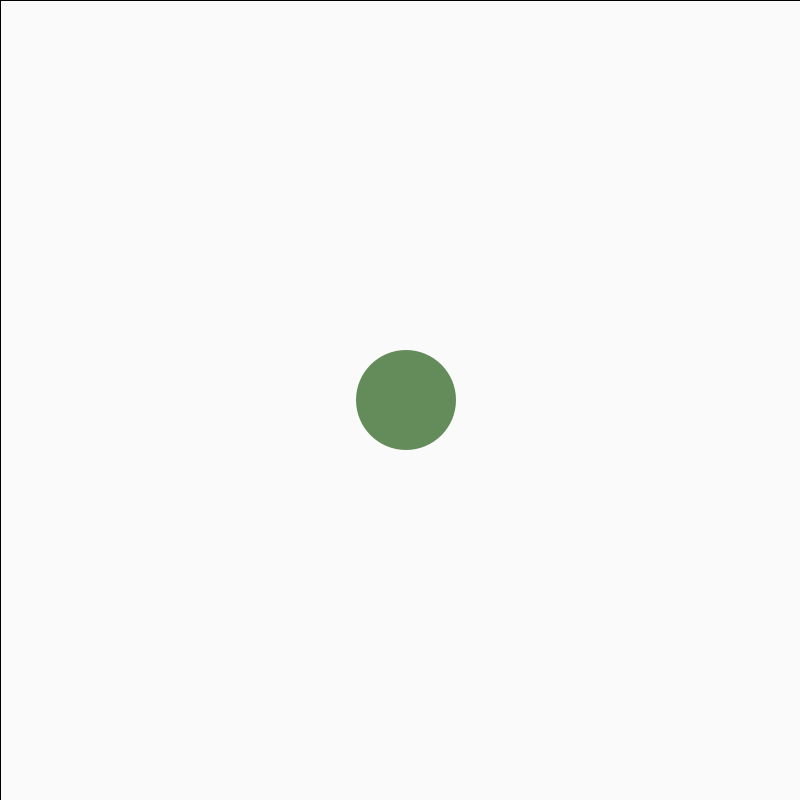
Frame 1 (no input)
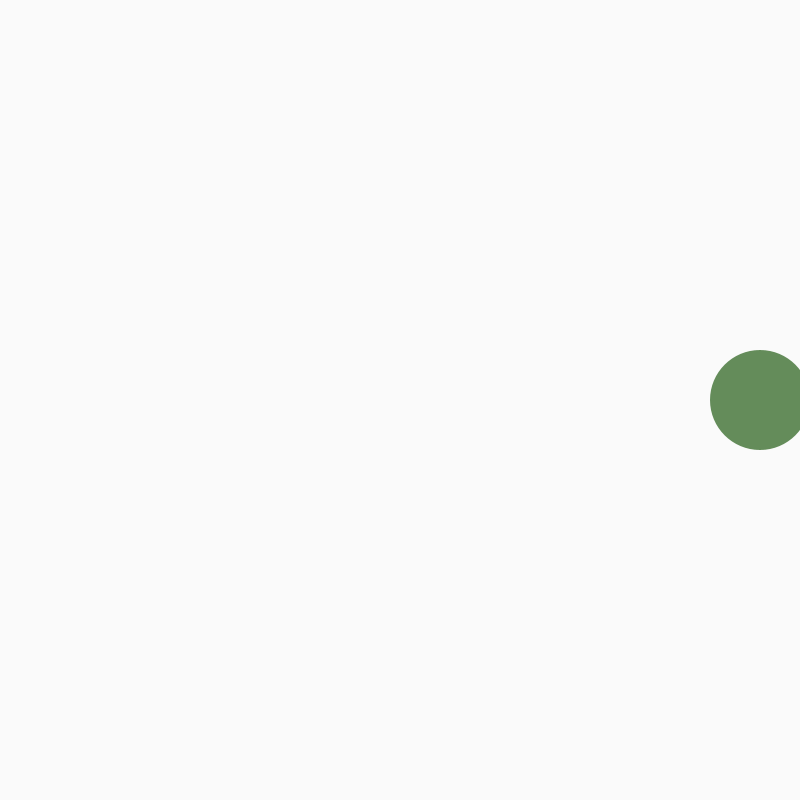
Frame 60 (the mouse pressed at the canvas centre just before this capture)
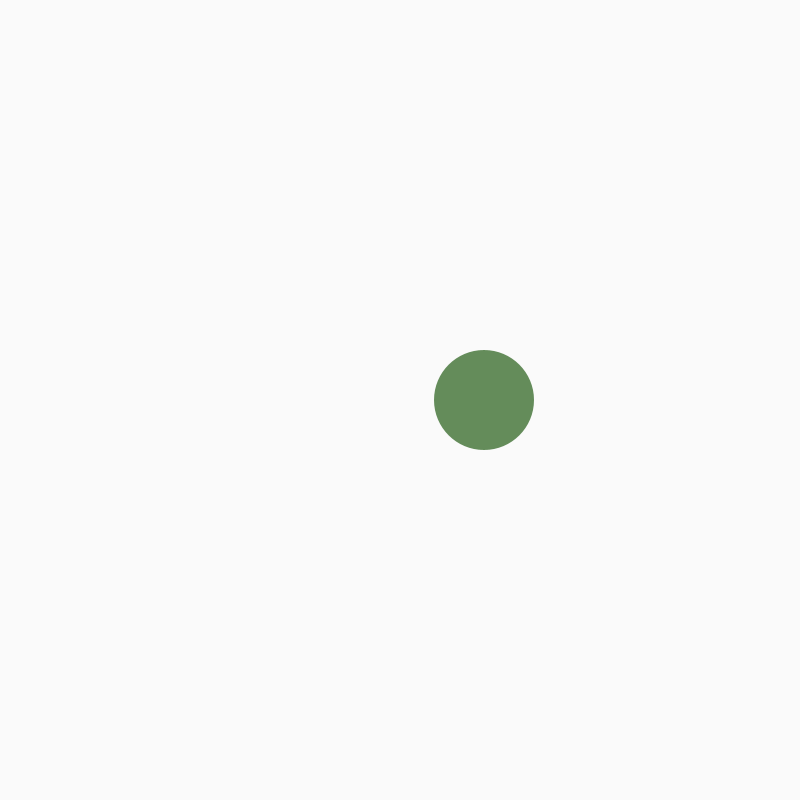
Frame 120 (the mouse held since frame 60 and released just before this capture)

The Processing sketch that drew these frames (run headless with seeded random() and noise(); from frame 60 on, the mouse is pressed at the canvas centre):

// Processing sketch: QUIZ_1_C2
// ── QUIZ_1_C2.pde
//haven't used processing in over a year :( be nice!!

float x; 
float y; 
float speed1; 
float speed2; 
int rad; 

void setup(){
  size(800,800);
  speed1 = 7; 
  speed2 = 6; 

  x = width/2; 
  y = height/2;
  
  rad = 100; 
};

void draw(){
  fill(250); 
  rect(0, 0, width, height); 
  x = x + speed1;
  y = y + speed2; 

  
  noStroke();
  fill(100,140,90);
  ellipse(y,400, rad, rad); 
  
  
   if( x>= (width) || x<= rad/2){
    speed1 = speed1 *-1; }
    
  if( y >= (height) || y <= rad/2){
    speed2 = speed2 *-1; 
 }
  
  
};
